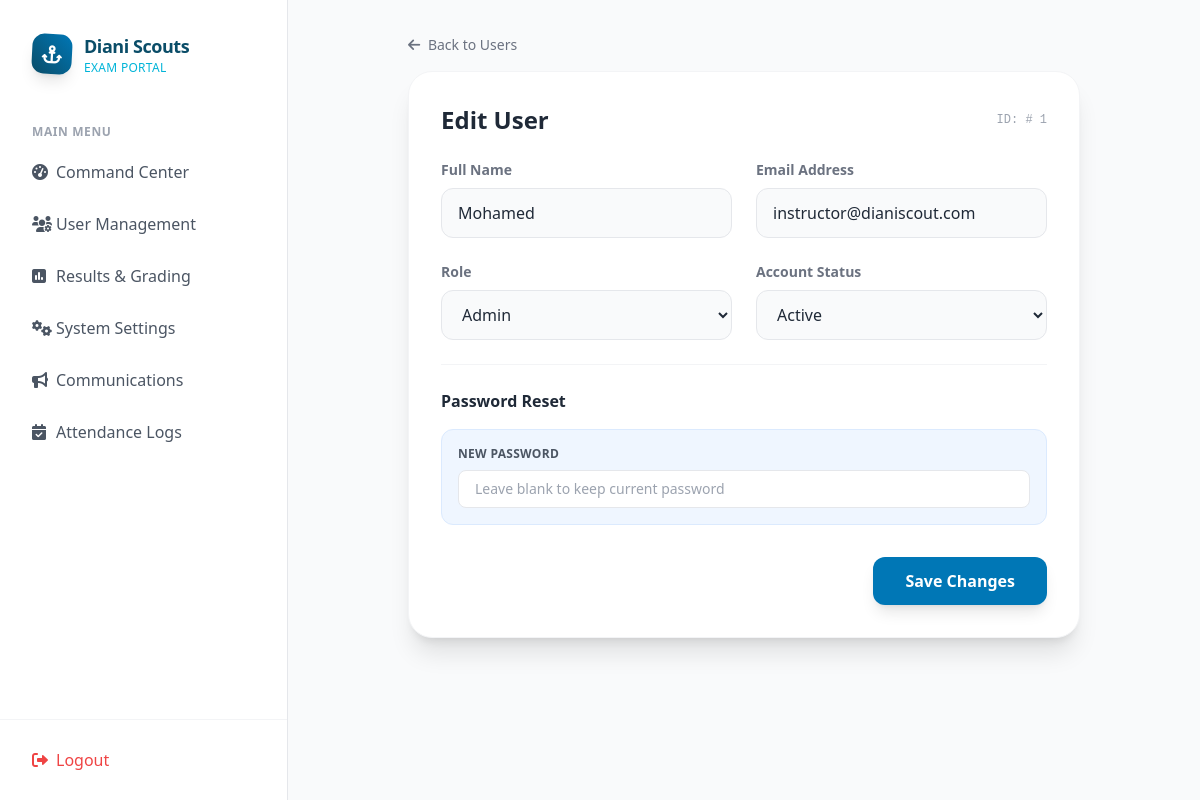
/admin/edit_user.php?id=1 (signed in), run on the app's committed database.
### tables this page shows
CREATE TABLE `users` (
  `id` int(11) NOT NULL AUTO_INCREMENT,
  `name` varchar(100) NOT NULL,
  `email` varchar(100) NOT NULL,
  `password` varchar(255) NOT NULL,
  `role` enum('student','instructor','admin') DEFAULT 'student',
  `created_at` timestamp NULL DEFAULT current_timestamp(),
  `school` varchar(255) DEFAULT NULL,
  `troop_id` varchar(50) DEFAULT NULL,
  `profile_image` varchar(255) DEFAULT 'assets/images/default_avatar.png',
  `status` enum('active','inactive') DEFAULT 'active',
  PRIMARY KEY (`id`),
  UNIQUE KEY `email` (`email`)
);

### admin/edit_user.php (the view, shortened to what this page needs)
<?php
include_once '../config/db.php';
$database = new PDO("mysql:host=$host;dbname=$db_name", $username, $password);
$id = $_GET['id'] ?? null;
$stmt = $database->prepare("SELECT * FROM users WHERE id = :id");
$stmt->execute([':id' => $id]);
$user = $stmt->fetch(PDO::FETCH_ASSOC);
?>
<?php include_once '../includes/header.php'; ?>
<div class="flex flex-col md:flex-row flex-1 bg-gray-50 h-screen overflow-hidden text-gray-800 font-sans">
    <?php include_once '../includes/sidebar.php'; ?>
    <main class="flex-1 overflow-y-auto p-4 md:p-8">
        <div class="max-w-2xl mx-auto">
            <a href="users.php" class="text-sm text-gray-500 hover:text-brand-blue mb-4 inline-block"><i
                    class="fas fa-arrow-left mr-1"></i> Back to Users</a>
            <div class="bg-white rounded-3xl p-8 border border-gray-100 shadow-xl relative">
                <div class="flex justify-between items-center mb-6">
                    <h1 class="text-2xl font-bold text-gray-800">Edit User</h1>
                    <span class="text-xs text-gray-400 font-mono">ID: #
                        <?php echo $user['id']; ?>
                    </span>
                </div>
                <form method="POST">
                    <div class="space-y-6">
                        <div class="grid grid-cols-1 md:grid-cols-2 gap-6">
                            <div>
                                <label class="block text-gray-500 text-sm font-bold mb-2">Full Name</label>
                                <input type="text" name="name" value="<?php echo htmlspecialchars($user['name']); ?>"
                                    required
                                    class="w-full bg-gray-50 border border-gray-200 rounded-xl px-4 py-3 focus:outline-none focus:ring-2 focus:ring-brand-blue/20 transition">
                            </div>
                            <div>
                                <label class="block text-gray-500 text-sm font-bold mb-2">Email Address</label>
                                <input type="email" name="email" value="<?php echo htmlspecialchars($user['email']); ?>"
                                    required
                                    class="w-full bg-gray-50 border border-gray-200 rounded-xl px-4 py-3 focus:outline-none focus:ring-2 focus:ring-brand-blue/20 transition">
                            </div>
                        </div>
                        <div class="grid grid-cols-1 md:grid-cols-2 gap-6">
                            <div>
                                <label class="block text-gray-500 text-sm font-bold mb-2">Role</label>
                                <select name="role"
                                    class="w-full bg-gray-50 border border-gray-200 rounded-xl px-4 py-3 focus:outline-none focus:ring-2 focus:ring-brand-blue/20 transition">
                                    <option value="admin" <?php echo ($user['role'] == 'admin') ? 'selected' : ''; ?>
                                        >Admin</option>
                                </select>
                            </div>
                            <div>
                                <label class="block text-gray-500 text-sm font-bold mb-2">Account Status</label>
                                <select name="status"
                                    class="w-full bg-gray-50 border border-gray-200 rounded-xl px-4 py-3 focus:outline-none focus:ring-2 focus:ring-brand-blue/20 transition">
                                    <option value="active" <?php echo ($user['status'] == 'active') ? 'selected' : ''; ?>>Active</option>
                                </select>
                            </div>
                        </div>
                        <div class="pt-6 border-t border-gray-100">
                            <h3 class="font-bold text-gray-800 mb-4">Password Reset</h3>
                            <div class="bg-blue-50 p-4 rounded-xl border border-blue-100">
                                <label class="block text-gray-600 text-xs font-bold mb-2 uppercase tracking-wide">New
                                    Password</label>
                                <input type="password" name="password"
                                    placeholder="Leave blank to keep current password"
                                    class="w-full bg-white border border-gray-200 rounded-lg px-4 py-2 focus:outline-none focus:ring-2 focus:ring-brand-blue/20 transition text-sm">
                            </div>
                        </div>
                    </div>
                    <div class="flex justify-end mt-8">
                        <button type="submit"
                            class="bg-brand-blue hover:bg-blue-700 text-white font-bold py-3 px-8 rounded-xl transition shadow-lg transform hover:scale-105">
                            Save Changes
                        </button>
                    </div>
                </form>
            </div>
        </div>
    </main>
</div>

### assets/css/style.css (style rules this page uses)
body { font-family: 'Inter', sans-serif; }

### data on the page
users: id "1", name "Mohamed", email "instructor@dianiscout.com", role "Admin", status "Active"
